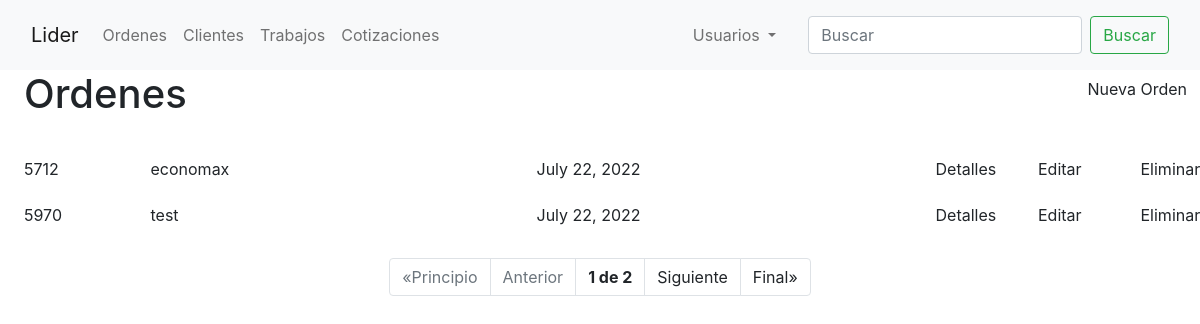
The app's page /, older data.
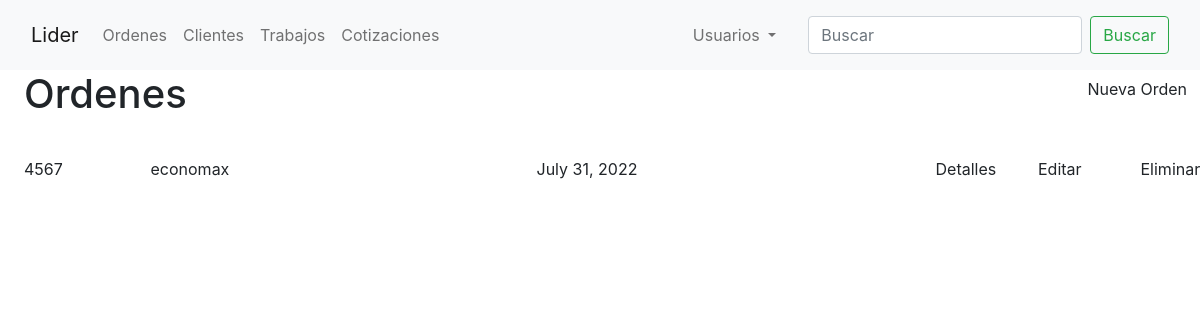
The same page, newer data.
### orders/models.py (models this page shows, shortened)
class Order(models.Model):
    customer = models.ForeignKey(Customer, on_delete=models.CASCADE)
    lider_id = models.ForeignKey(Lider, on_delete=models.CASCADE)
    date_ordered = models.DateField('Fecha ordenada', auto_now=True)
    expected_delivery_date = models.DateField('Fecha esperada de Entrega', auto_now=True)
    quantity_ordered = models.PositiveIntegerField(verbose_name='Cantidad Solicitada', default=0)

class Lider(models.Model):
    lider_id = models.CharField('Numero de Lider', max_length=4,
                                validators=[RegexValidator(r'^\d{1,10}$')], primary_key=True)
    doc_description = models.CharField(verbose_name='Descripcion del documento',
                                       max_length=250, default='NOTA DE VENTA')
    customer = models.ForeignKey(Customer, on_delete=models.CASCADE, default='')
    doc_inks = models.CharField(max_length=14, choices=[('negra', 'NEGRA'),
                                                        ('reflex', 'AZUL REFLEX'),
                                                        ('rojo032', 'ROJO 032CV'),
                                                        ('naranjaDirecto', 'NARANJA DIRECTO')
                                                        ],
                                default='reflex')
    def __str__(self):
        return self.lider_id

class Customer(models.Model):
    name_company = models.CharField(verbose_name='Nombre/Empresa', max_length=50)
    email = models.EmailField(verbose_name='Correo', null=True)
    phone_number = models.CharField(verbose_name='Telefono', max_length=10, validators=[RegexValidator(r'^\d{1,10}$')])
    address = models.CharField(verbose_name='Domicilio', max_length=100, null=True)
    shipping = models.BooleanField(verbose_name='Entrega a domicilio')
    def __str__(self):
        return self.name_company

### orders/views.py (the view)
# urls.py: path('', OrderView.as_view(), name='home'),
class OrderView(ListView):
    model = Order
    template_name = 'orders/order.html'
    ordering = ['-id']
    paginate_by = 2

### templates/orders/order.html (shortened to what this page needs)
{% extends 'orders/base.html' %}
{% block content %}
    <div class="row mb-4">
        <div class="col ms-4">
        <h1>Ordenes</h1>
        </div>
        <div class="col-auto">
                <h4><a class="btn" href="{% url 'order-create' %}">Nueva Orden</a></h4>
        </div>
    </div>
    {% for order in object_list %}
        <div class="row mb-2">
            <a class="col-1 mx-4 my-auto link-dark" href="{% url 'order-detail' order.id %}">{{ order.lider_id }}</a>
            <a class="col mx-auto my-auto link-dark" href="{% url 'customer-detail' order.customer.id %}">{{ order.customer }}</a>
            <div class="col my-auto">{{ order.date_ordered }}</div>
            <div class="col-1"> <a href="{% url 'order-detail' order.id %}" class="btn">Detalles</a></div>
            <div class="col-1"> <a href="{% url 'order-update' order.id %}" class="btn">Editar</a></div>
            <div class="col-1"> <a href="{% url 'order-delete' order.id %}" class="btn">Eliminar</a></div>
        </div>
    {% endfor %}
{% endblock %}

Row changes from the older to the newer data that the page shows:
removed Order: lider_id "5712", customer "economax", date_ordered "July 22, 2022"
removed Order: lider_id "5970", customer "test", date_ordered "July 22, 2022"
added Order: lider_id "4567", customer "economax", date_ordered "July 31, 2022"
Text that changed along with them:
{{ page_obj.number }}: "1" → (not shown)
{{ page_obj.paginator.num_pages }}: "2" → (not shown)
text no longer shown: "«Principio Anterior de Siguiente Final»"
